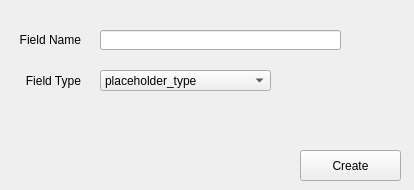
<?xml version="1.0" encoding="UTF-8"?>
<ui version="4.0">
 <class>MainWindow</class>
 <widget class="QMainWindow" name="MainWindow">
  <property name="geometry">
   <rect>
    <x>0</x>
    <y>0</y>
    <width>414</width>
    <height>190</height>
   </rect>
  </property>
  <property name="minimumSize">
   <size>
    <width>414</width>
    <height>190</height>
   </size>
  </property>
  <property name="maximumSize">
   <size>
    <width>414</width>
    <height>190</height>
   </size>
  </property>
  <property name="windowTitle">
   <string>Create a new field</string>
  </property>
  <widget class="QWidget" name="centralwidget">
   <widget class="QPushButton" name="createButton">
    <property name="geometry">
     <rect>
      <x>300</x>
      <y>150</y>
      <width>101</width>
      <height>31</height>
     </rect>
    </property>
    <property name="text">
     <string>Create</string>
    </property>
   </widget>
   <widget class="QComboBox" name="fieldTypeComboBox">
    <property name="geometry">
     <rect>
      <x>100</x>
      <y>70</y>
      <width>171</width>
      <height>21</height>
     </rect>
    </property>
    <item>
     <property name="text">
      <string>placeholder_type</string>
     </property>
    </item>
   </widget>
   <widget class="QLabel" name="label">
    <property name="geometry">
     <rect>
      <x>10</x>
      <y>70</y>
      <width>71</width>
      <height>21</height>
     </rect>
    </property>
    <property name="text">
     <string>Field Type</string>
    </property>
    <property name="alignment">
     <set>Qt::AlignRight|Qt::AlignTrailing|Qt::AlignVCenter</set>
    </property>
   </widget>
   <widget class="QLabel" name="label_2">
    <property name="geometry">
     <rect>
      <x>10</x>
      <y>30</y>
      <width>71</width>
      <height>20</height>
     </rect>
    </property>
    <property name="text">
     <string>Field Name</string>
    </property>
    <property name="alignment">
     <set>Qt::AlignRight|Qt::AlignTrailing|Qt::AlignVCenter</set>
    </property>
   </widget>
   <widget class="QLineEdit" name="fieldNameLineEdit">
    <property name="geometry">
     <rect>
      <x>100</x>
      <y>30</y>
      <width>241</width>
      <height>20</height>
     </rect>
    </property>
   </widget>
  </widget>
 </widget>
 <resources/>
 <connections/>
</ui>
